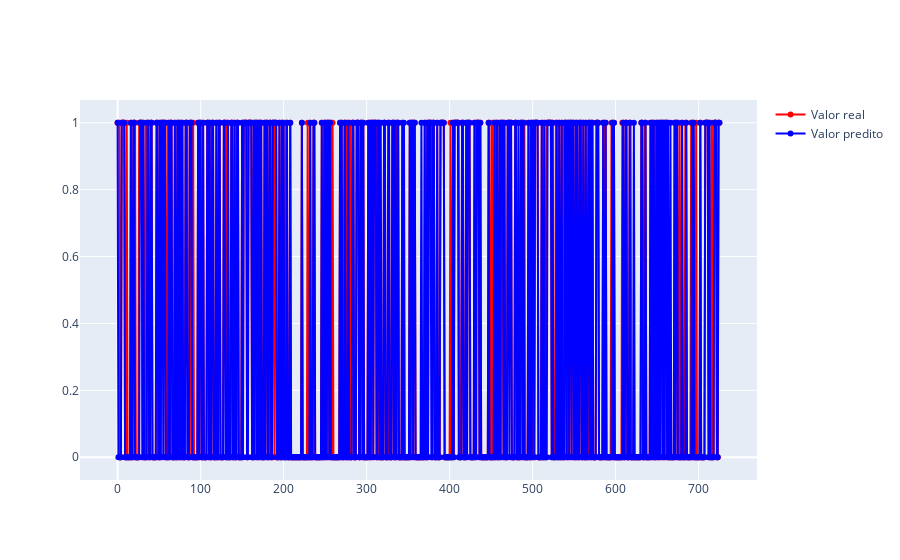

Notebook code for this chart:
### Code cell
# Create an instance of RandomForestClassifier
random_forest = RandomForestClassifier()

# Fit the model

#treinando o modelo
random_forest = RandomForestClassifier(n_estimators=107,random_state=2)
#fim treinamento
random_forest.fit(var_treinamento, resp_treinamento.astype(int))

#fazendo a predição
predicao = random_forest.predict(var_teste)

dataframe_results['valor_predito'] = predicao

fig = go.Figure()
fig.add_trace(go.Scatter(x=dataframe_results.index,
                        y=dataframe_results.Valor_real,
                        mode='lines+markers',
                        name='Valor real',
                        line=dict(color='RED', width=2)))


#Linha com dados preditos
fig.add_trace(go.Scatter(x=dataframe_results.index,
                        y=dataframe_results.valor_predito,
                        mode='lines+markers',
                        name='Valor predito',
                        line=dict(color='BLUE', width=2)))
fig.show()


rmse = (np.sqrt(mean_squared_error(resp_test,predicao)))

print("rmse = ",rmse);


acertos = sum(dataframe_results.valor_predito == dataframe_results.Valor_real)
total_amostras = len(dataframe_results.Valor_real)
precisao_percentual = (acertos / total_amostras) * 100

print(f"IA acertou {precisao_percentual:.2f}% dos casos.")

### Figure 1 — Plotly figure (JSON) as saved in the notebook; plotly's stock layout.template omitted (floating-point values rounded to 4 significant figures; data arrays with more than 128 entries replaced by an {"elided": "..."} marker saying what was removed)
{"data": [{"line": {"color": "RED", "width": 2}, "mode": "lines+markers", "name": "Valor real", "type": "scatter", "x": {"elided": "726 int values"}, "y": {"elided": "726 int values"}}, {"line": {"color": "BLUE", "width": 2}, "mode": "lines+markers", "name": "Valor predito", "type": "scatter", "x": {"elided": "726 int values"}, "y": {"elided": "726 int values"}}], "layout": {}}
